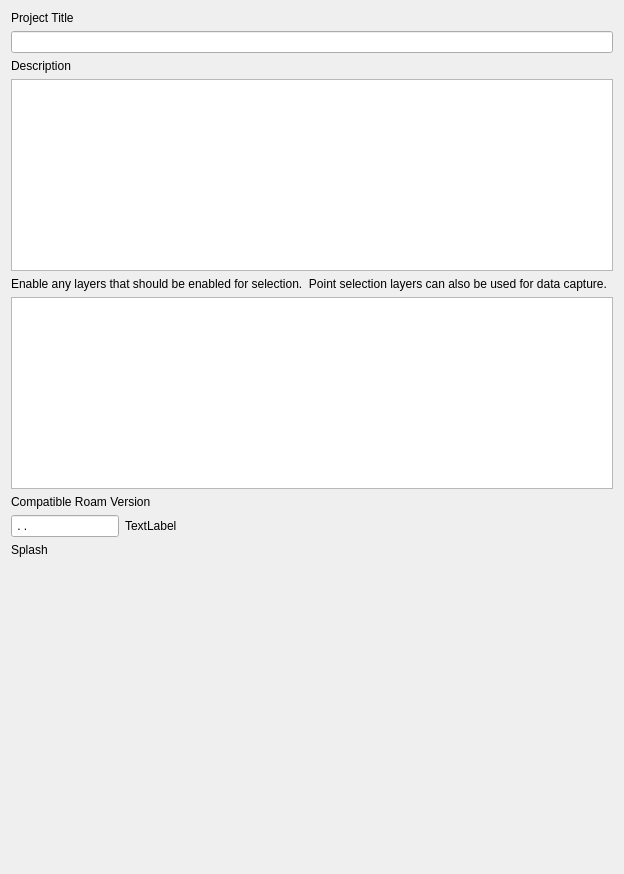
     <widget class="QWidget" name="project_info_page">
      <layout class="QGridLayout" name="gridLayout_11">
       <item row="1" column="0" colspan="2">
        <widget class="QLineEdit" name="titleText"/>
       </item>
       <item row="3" column="0" colspan="2">
        <widget class="QPlainTextEdit" name="descriptionText"/>
       </item>
       <item row="5" column="0" colspan="2">
        <widget class="QListView" name="selectLayers">
         <property name="editTriggers">
          <set>QAbstractItemView::NoEditTriggers</set>
         </property>
         <property name="selectionMode">
          <enum>QAbstractItemView::SingleSelection</enum>
         </property>
         <property name="selectionBehavior">
          <enum>QAbstractItemView::SelectRows</enum>
         </property>
        </widget>
       </item>
       <item row="7" column="0" colspan="2">
        <layout class="QHBoxLayout" name="horizontalLayout_3">
         <item>
          <widget class="QLineEdit" name="versionText">
           <property name="sizePolicy">
            <sizepolicy hsizetype="Maximum" vsizetype="Fixed">
             <horstretch>0</horstretch>
             <verstretch>0</verstretch>
            </sizepolicy>
           </property>
           <property name="inputMask">
            <string>0.0.0; </string>
           </property>
          </widget>
         </item>
         <item>
          <widget class="QLabel" name="roamVersionLabel">
           <property name="text">
            <string>TextLabel</string>
           </property>
          </widget>
         </item>
        </layout>
       </item>
       <item row="9" column="0" colspan="2">
        <layout class="QHBoxLayout" name="horizontalLayout_6">
         <item>
          <widget class="QLabel" name="splashlabel">
           <property name="sizePolicy">
            <sizepolicy hsizetype="Expanding" vsizetype="MinimumExpanding">
             <horstretch>0</horstretch>
             <verstretch>0</verstretch>
            </sizepolicy>
           </property>
           <property name="minimumSize">
            <size>
             <width>0</width>
             <height>300</height>
            </size>
           </property>
           <property name="maximumSize">
            <size>
             <width>16777215</width>
             <height>300</height>
            </size>
           </property>
           <property name="text">
            <string/>
           </property>
           <property name="scaledContents">
            <bool>true</bool>
           </property>
          </widget>
         </item>
         <item>
          <spacer name="horizontalSpacer">
           <property name="orientation">
            <enum>Qt::Horizontal</enum>
           </property>
           <property name="sizeHint" stdset="0">
            <size>
             <width>40</width>
             <height>20</height>
            </size>
           </property>
          </spacer>
         </item>
        </layout>
       </item>
       <item row="0" column="0">
        <widget class="QLabel" name="label_2">
         <property name="text">
          <string>Project Title</string>
         </property>
        </widget>
       </item>
       <item row="2" column="0">
        <widget class="QLabel" name="label_3">
         <property name="text">
          <string>Description</string>
         </property>
        </widget>
       </item>
       <item row="8" column="0">
        <widget class="QLabel" name="label_14">
         <property name="text">
          <string>Splash</string>
         </property>
        </widget>
       </item>
       <item row="6" column="0">
        <widget class="QLabel" name="label_9">
         <property name="text">
          <string>Compatible Roam Version</string>
         </property>
        </widget>
       </item>
       <item row="4" column="0">
        <widget class="QLabel" name="selectLayersLabel">
         <property name="text">
          <string>Enable any layers that should be enabled for selection.  Point selection layers can also be used for data capture.</string>
         </property>
        </widget>
       </item>
      </layout>
     </widget>
